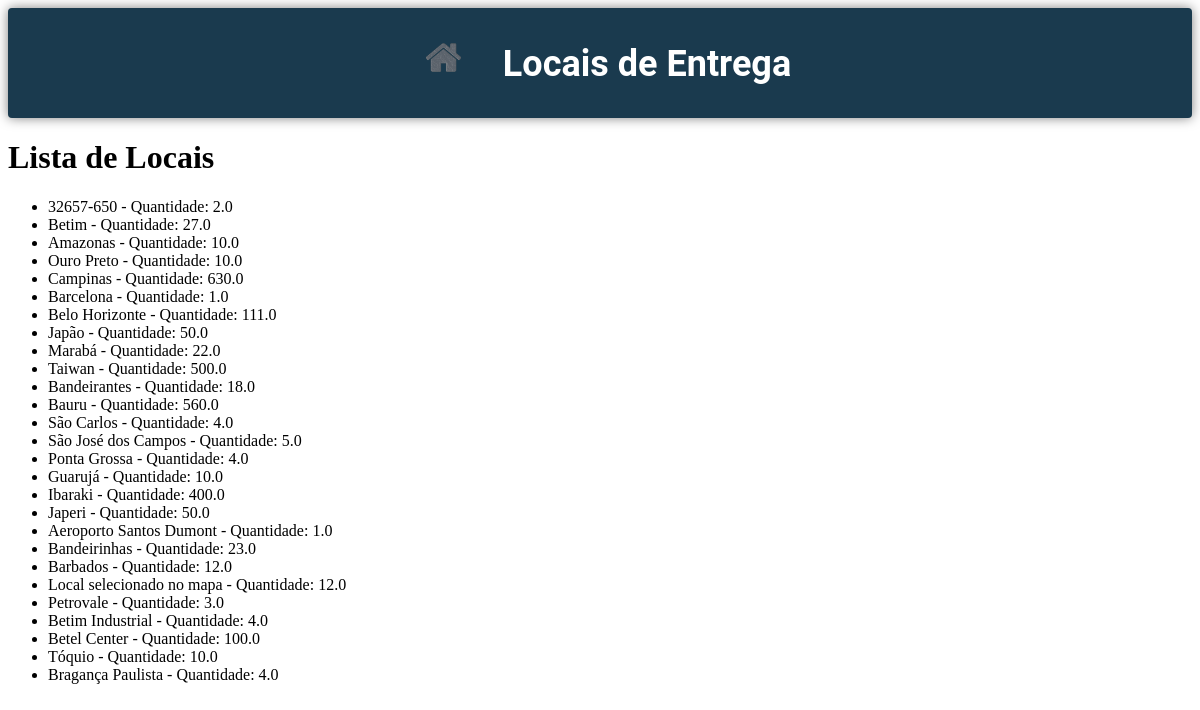
/delivery_locations_list (signed in), run on the app's committed database.
### app.py (models this page shows, shortened)
class Delivery(db.Model):
    __tablename__ = 'deliveries'
    id = db.Column(db.Integer, primary_key=True)
    product_id = db.Column(db.Integer, db.ForeignKey('produtos.id'))
    location_name = db.Column(db.String(128))
    location_lat = db.Column(db.Float)
    location_lng = db.Column(db.Float)
    quantity = db.Column(db.Float)
    delivery_date = db.Column(db.DateTime, default=datetime.utcnow)
    status = db.Column(db.String)
    product = db.relationship('Product', backref='deliveries')
    def update_delivery_status():
        deliveries = Delivery.query.all()
        for delivery in deliveries:
            delivery.status = random.choice(['Saiu para entrega', 'Em trânsito', 'Passou em cidade 1', 'Entregue'])
        db.session.commit()
        socketio.emit('status_update', {'deliveries': [delivery.to_dict() for delivery in deliveries]})
    scheduler.add_job(update_delivery_status, 'interval', minutes=30)  # Atualiza a cada 30 minutos
    scheduler.start()

### app.py (the view)
@app.route('/delivery_locations_list', methods=['GET'])
@login_required
def delivery_locations_list():
    try:
        search_query = request.args.get('search_query', '').strip()
        if search_query:
            deliveries = Delivery.query.filter(Delivery.location_name.ilike(f'%{search_query}%')).all()
        else:
            deliveries = Delivery.query.all()
        delivery_counts = {}
        for delivery in deliveries:
            if delivery.location_name in delivery_counts:
                delivery_counts[delivery.location_name] += delivery.quantity
            else:
                delivery_counts[delivery.location_name] = delivery.quantity
        locations_data = [(location_name, delivery_counts[location_name]) for location_name in delivery_counts]
        print(f'Dados de locais de entrega: {locations_data}')
        return render_template('produtos_Enviados.html', locations_data=locations_data)
    except Exception as e:
        flash(f'Erro ao carregar dados de locais de entrega: {str(e)}', 'error')
        return redirect(url_for('home'))

### app.py (called while the page is built)
@login_manager.user_loader
def get_user(user_id):
    return User.query.get(int(user_id))

### templates/produtos_Enviados.html (shortened to what this page needs)
<!DOCTYPE html>
<html lang="pt-br">
<head>
    <link rel="stylesheet" href="{{ url_for('static', filename='styleEnv.css') }}">
</head>
<body>
    <div class="cabecalho">
        <a href="{{ url_for('home') }}">
            <img class="casa" src="{{url_for('static', filename='casa.png') }}" width="35px" alt="Ícone de casa">
        </a>
        <h1>Locais de Entrega</h1>
    </div>
    <div class="conteudo">
        <h1>Lista de Locais</h1>
        <ul>
            {% for location_name, delivery_count in locations_data %}
                <li>{{ location_name }} - Quantidade: {{ delivery_count }}</li>
            {% endfor %}
        </ul>
    </div>
</body>
</html>

### static/styleEnv.css (style rules this page uses)
.cabecalho { background: #1a3a4e; padding: 15px; border-radius: 4px; height: 80px; display: flex; font-size: 18px; font-family: 'Roboto', sans-serif; justify-content: center; box-shadow: 0 0 12px rgba(0, 0, 0, 0.5); }
.cabecalho > a { padding: 17px; margin-right: 25px; }
.cabecalho > h1 { margin-top: 20px; color: white; }
.casa { filter: invert(65%); }

### data on the page
Delivery: location_name "32657-650", quantity "2.0"
Delivery: location_name "Betim", delivery_count "27.0"
Delivery: location_name "Amazonas", quantity "10.0"
Delivery: location_name "Ouro Preto", quantity "10.0"
Delivery: location_name "Campinas", delivery_count "630.0"
Delivery: location_name "Barcelona", quantity "1.0"
Delivery: location_name "Belo Horizonte", delivery_count "111.0"
Delivery: location_name "Japão", quantity "50.0"
Delivery: location_name "Marabá", quantity "22.0"
Delivery: location_name "Taiwan", quantity "500.0"
Delivery: location_name "Bandeirantes", delivery_count "18.0"
Delivery: location_name "Bauru", quantity "560.0"
Delivery: location_name "São Carlos", quantity "4.0"
Delivery: location_name "São José dos Campos", quantity "5.0"
Delivery: location_name "Ponta Grossa", quantity "4.0"
Delivery: location_name "Guarujá", quantity "10.0"
Delivery: location_name "Ibaraki", quantity "400.0"
Delivery: location_name "Japeri", quantity "50.0"
Delivery: location_name "Aeroporto Santos Dumont", quantity "1.0"
Delivery: location_name "Bandeirinhas", quantity "23.0"
Delivery: location_name "Barbados", quantity "12.0"
Delivery: location_name "Local selecionado no mapa", delivery_count "12.0"
Delivery: location_name "Petrovale", quantity "3.0"
Delivery: location_name "Betim Industrial", quantity "4.0"
Delivery: location_name "Betel Center", quantity "100.0"
Delivery: location_name "Tóquio", quantity "10.0"
Delivery: location_name "Bragança Paulista", delivery_count "4.0"
